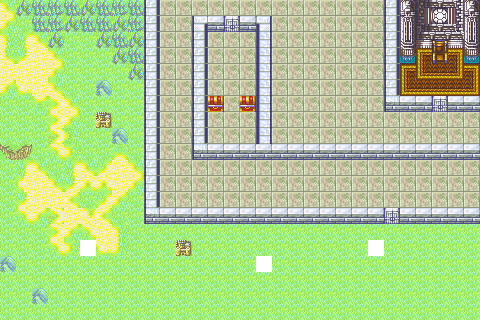

A level layout from a 2D game, rendered from its tile map. Below: a short description, then the map file with tile-grid data replaced by summaries:
An orthogonal 30x20 tile map with 16x16 px tiles, 8 tile layers (Background, Atributos, Cofres, Movimiento, ...).

<map version="1.0" orientation="orthogonal" renderorder="left-up" width="30" height="20" tilewidth="16" tileheight="16" nextobjectid="1">
 <tileset firstgid="1" name="Tilev1" tilewidth="16" tileheight="16">
  <image source="Tilev1.png" width="160" height="160" />
 </tileset>
 <layer name="Background" width="30" height="20">
  <data>[600 cells, 600 non-empty, 30 distinct tile ids]</data>
 </layer>
 <layer name="Atributos" width="30" height="20">
  <data>[600 cells, 28 non-empty, 5 distinct tile ids]</data>
 </layer>
 <layer name="Cofres" width="30" height="20">
  <data>[600 cells, 2 non-empty, 1 distinct tile ids]</data>
 </layer>
 <layer name="Movimiento" width="30" height="20">
  <data>[600 cells, 0 non-empty, 0 distinct tile ids]</data>
 </layer>
 <layer name="Colision" width="30" height="20">
  <data>[600 cells, 99 non-empty, 20 distinct tile ids]</data>
 </layer>
 <layer name="Puertas" width="30" height="20">
  <data>[600 cells, 3 non-empty, 1 distinct tile ids]</data>
 </layer>
 <layer name="Trono" width="30" height="20">
  <data>[600 cells, 2 non-empty, 2 distinct tile ids]</data>
 </layer>
 <layer name="NPC" width="30" height="20">
  <data>[600 cells, 3 non-empty, 1 distinct tile ids]</data>
 </layer>
</map>